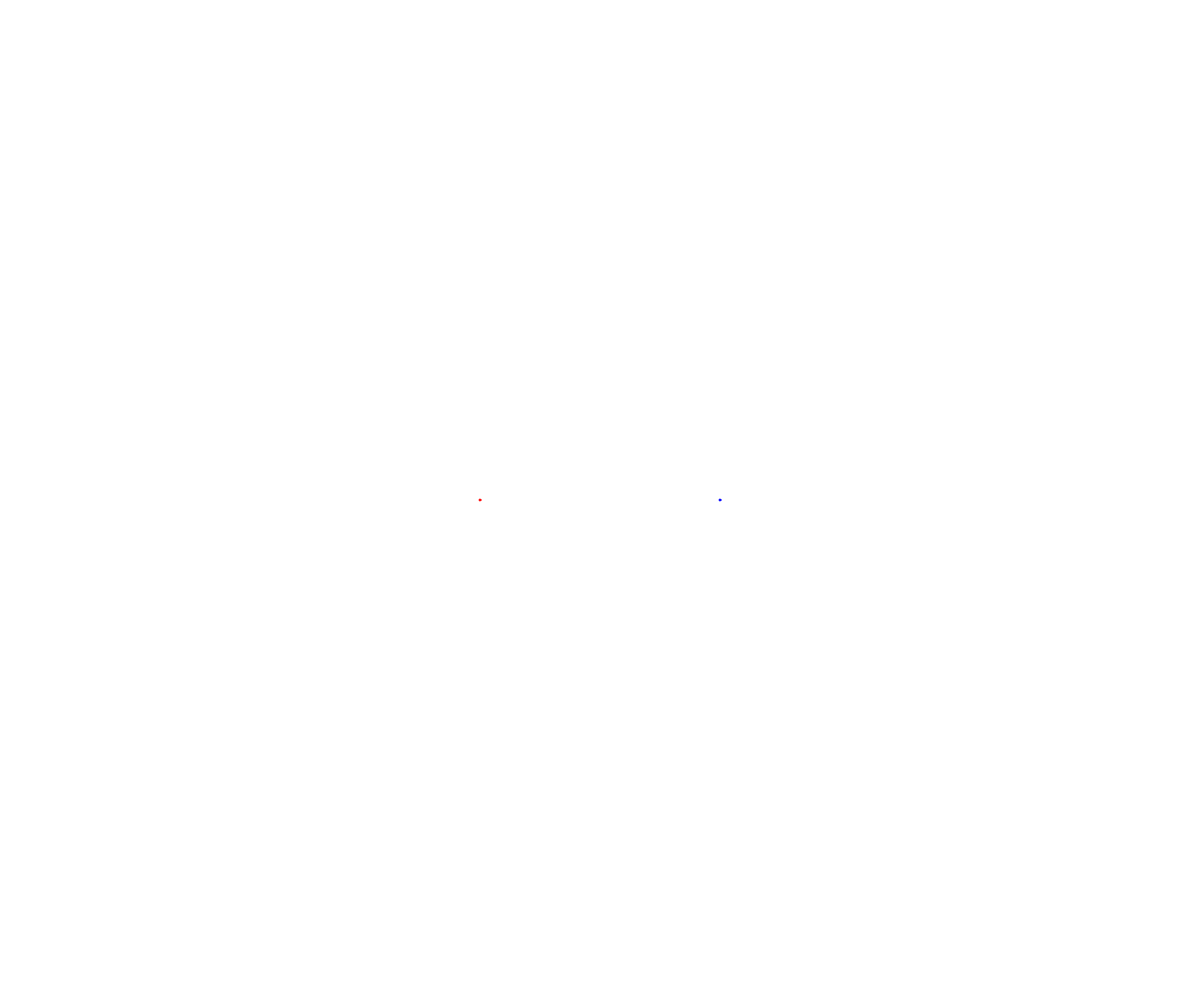
Frame 1 (no input)
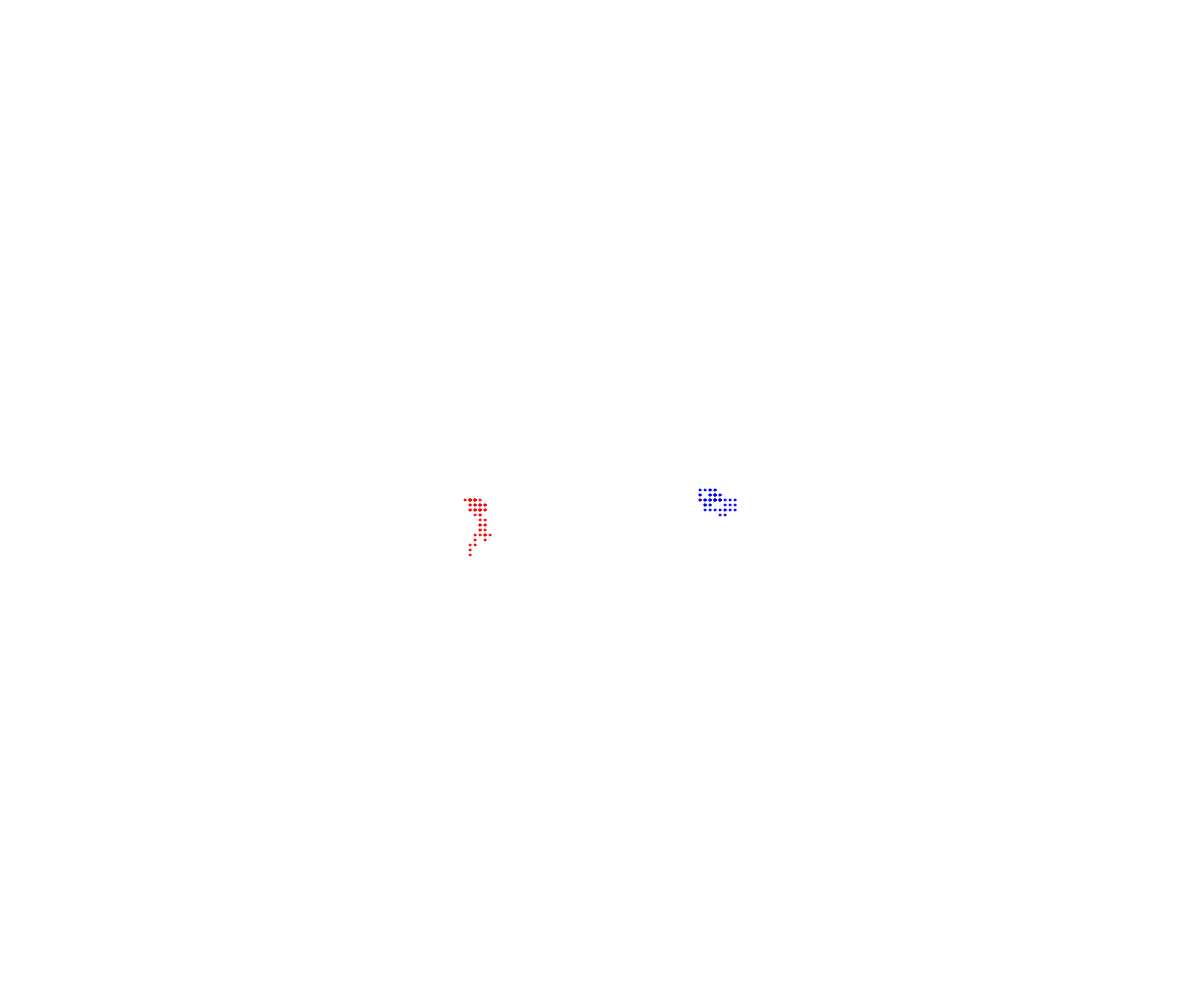
Frame 60 (no input)
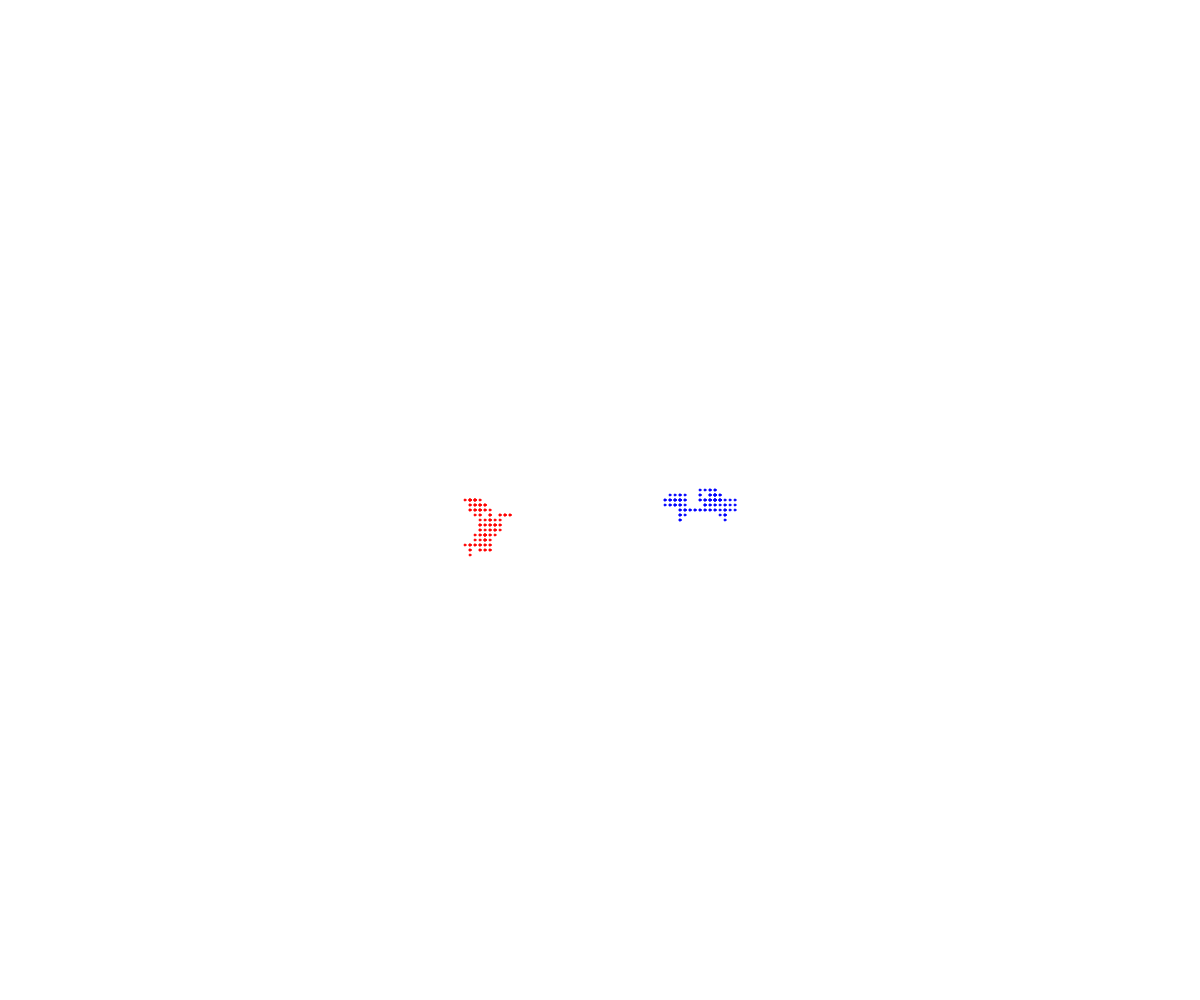
Frame 120 (the mouse pressed at the canvas centre since frame 60)

The p5.js sketch that drew these frames (run headless with seeded random() and noise() and a simulated clock; from frame 60 on, the mouse is pressed at the canvas centre):

// p5.js sketch
// ── sketch.js
// OOP Walker
// 2026 - 04 - 14

class Walker {
  constructor(x, y) {
    this.x = x;
    this.y = y;
    this.diameter = 2;
    this.speed = 5;
    this.colour = "red";
  }

  display() {
    fill(this.colour);
    stroke(this.colour);
    circle(this.x, this.y, this.diameter);
  }

  move() {
    let choice = random(100);
    if (choice < 25) {
      // right
      this.x += this.speed;
    }

    else if (choice < 50) {
      // right
      this.x -= this.speed;
    }

    else if (choice < 75) {
      // right
      this.y += this.speed;
    }

    else if (choice <= 100) {
      // right
      this.y -= this.speed;
    }
  }
}


let kingVon;
let eric;

function setup() {
  createCanvas(windowWidth, windowHeight);
  kingVon = new Walker(width * (2/5), height/2);
  eric = new Walker(width * (3/5), height/2);
}

function draw() {
  kingVon.display();
  kingVon.move();
  eric.colour = "blue";
  eric.display();
  eric.move();
  
}
